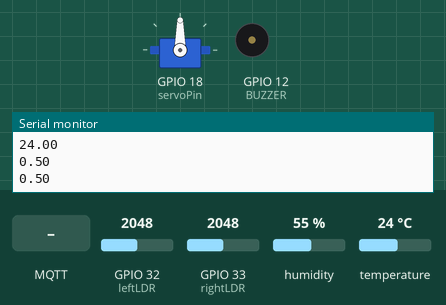
A sketch run on a simulated ESP32. On the bench: servo, buzzer (waves = sounding), the last lines printed to the serial monitor. Inputs (shaded band) come from the test bench; at power-on: GPIO 32 (leftLDR) = 2048, GPIO 33 (rightLDR) = 2048, humidity 55 %, temperature 24 °C. WiFi joins after 1.5 s; servers stay silent unless stated; no MQTT or app messages arrive unless stated.

Above: at 2.7 s.
2.8 s: MQTT message "1" arrives on the first subscribed topic
At 4.7 s:
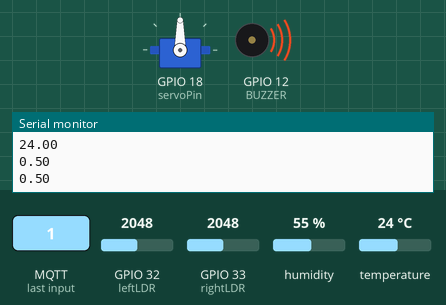
5.0 s: MQTT message "ENTC-KIMALI-SCH-ON" arrives on the first subscribed topic
At 6.0 s:
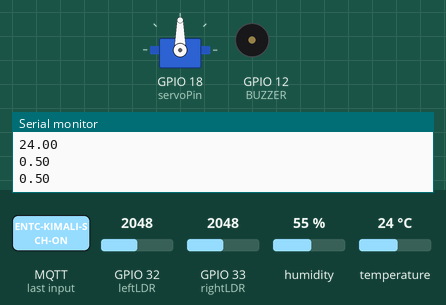
Timing chart, 0 to 8.0 s (numbered marks = the images above; inputs shaded):
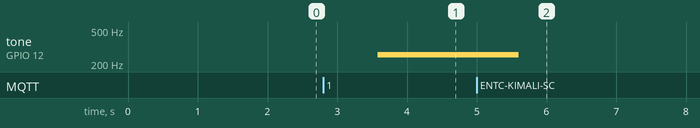

Measured:
- after the input at 2.8 s, tone on GPIO 12 (BUZZER): silent → 256 Hz after 0.78 s
- after the input at 5.0 s, tone on GPIO 12 (BUZZER): 256 Hz → silent after 0.61 s

The sketch:

esp32-arduino.ino
```cpp
#include <WiFi.h>
#include <PubSubClient.h>
#include "DHTesp.h"
#include <NTPClient.h>
#include <WiFiUdp.h>
#include <ESP32Servo.h>

// defining pin numbers
#define DHT_PIN 15
#define BUZZER 12
#define leftLDR 32
#define rightLDR 33

// Global variables
WiFiClient espClient;
PubSubClient mqttClient(espClient);
WiFiUDP ntpUDP;
NTPClient timeClient(ntpUDP);
float theta_offset = 30; // Initial value for shade angle offset
float gammaValue = 0.75; // Initial value for shade control gamma
float intensity = 0.0;    // Initial value for light intensity
float D;                   // Variable for shade distance adjustment
char tempAr[6];            // Array to store temperature
char lightAr[6];           // Array to store light intensity
DHTesp dhtSensor;          // DHT temperature and humidity sensor instance
Servo servo;               // Servo instance for motor control
const int servoPin = 18;   // Pin for servo motor

bool isScheduledON = false;     // Flag to track scheduled activation
unsigned long scheduledOnTime;  // Variable to store scheduled activation time

void setup() {
  Serial.begin(115200);

  // Setup WiFi and MQTT
  setupWifi();
  setupMqtt();

  // Setup DHT sensor
  dhtSensor.setup(DHT_PIN, DHTesp::DHT22);

  // Setup NTP client
  timeClient.begin();
  timeClient.setTimeOffset(5.5 * 3600); // Set time offset

  // Setup servo motor
  servo.attach(servoPin, 500, 2400); // Attach servo motor

  // Setup pins for buzzer and LDR
  pinMode(BUZZER, OUTPUT);
  digitalWrite(BUZZER, LOW);
  pinMode(leftLDR, INPUT);
  pinMode(rightLDR, INPUT);
}

void loop() {
  // Check MQTT connection
  if (!mqttClient.connected()) {
    connectToBroker();
  }
  mqttClient.loop();

  // Update temperature reading and publish
  updateTemperature();
  Serial.println(tempAr);
  mqttClient.publish("ENTC-KIMALI-TEMP", tempAr);

  // Read LDR values
  int Left = analogRead(leftLDR);
  int Right = analogRead(rightLDR);

  // Scale LDR values
  float leftValue = 1.0 - (map(Left,32,4063,0,1023) /1023.0);
  float rightValue = 1.0 - (map(Right,32,4063,0,1023)/1023.0);

  Serial.println(leftValue);
  Serial.println(rightValue);

  // Determine which LDR has a higher value
  bool isLeftHigher = leftValue > rightValue;

  // Publish the highest value along with the corresponding sensor
  if (isLeftHigher) {
    String(leftValue,2).toCharArray(lightAr,6);
    mqttClient.publish("ENTC-KIMALI-LIGHT", lightAr);
    mqttClient.publish("ENTC-KIMALI-LIGHT-SIDE", "Left side");
    D = 1.5; // if the left is high d is set to 1.5
  } else {
    String(rightValue,2).toCharArray(lightAr,6);
    mqttClient.publish("ENTC-KIMALI-LIGHT", lightAr);
    mqttClient.publish("ENTC-KIMALI-LIGHT-SIDE", "Right side");
    D = 0.5; // if the right is high d is set to 0.5
  }

  // Check scheduled activation
  checkSchedule();
  delay(1000);
}

// Function to get current time from NTP server
unsigned long getTime() {
  timeClient.update();
  return timeClient.getEpochTime();
}

// Function to update temperature reading
void updateTemperature() {
  TempAndHumidity data = dhtSensor.getTempAndHumidity();
  String(data.temperature, 2).toCharArray(tempAr, 6);
}

// Function to setup WiFi connection
void setupWifi() {
  Serial.println();
  Serial.print("Connecting to ");
  Serial.println("Wokwi-GUEST");
  WiFi.begin("Wokwi-GUEST","");

  while (WiFi.status() != WL_CONNECTED) {
    delay(500);
    Serial.print(".");
  }

  Serial.println("WiFi connected");
  Serial.println("IP address: ");
  Serial.println(WiFi.localIP());
}

// Function to setup MQTT connection
void setupMqtt() {
  mqttClient.setServer("test.mosquitto.org", 1883);
  mqttClient.setCallback(recieveCallback);
}

// Callback function for MQTT messages
void recieveCallback(char* topic, byte* payload, unsigned int length) {
  float angle;

  Serial.print("Message arrived [");
  Serial.print(topic);
  Serial.print("]");

  char payloadCharAr[length];
  for (int i = 0; i < length; i++) {
    Serial.print((char)payload[i]);
    payloadCharAr[i] = (char)payload[i];
  }

  Serial.println();

  // Handle different MQTT topics
  if (strcmp(topic, "ENTC-KIMALI-MAIN-ON-OFF") == 0) {  //if the topic is main on off
    buzzerOn(payloadCharAr[0] == '1');  // boolean to activate buzzer
  } else if (strcmp(topic, "ENTC-KIMALI-SCH-ON") == 0) { //if the topic is sch on off
    if (payloadCharAr[0] == 'N') {
      isScheduledON = false;
    } else {
      isScheduledON = true;
      scheduledOnTime = atol(payloadCharAr);
    }
  } else if (strcmp(topic, "ENTC-KIMALI-LIGHT-INTENSITY") == 0) { //if the topic is light intensity
    intensity = atof(payloadCharAr);
    // Check if all parameters are available before calculating motor angle
    if (theta_offset != 0 && gammaValue != 0) {
      angle = calculateMotorAngle();
      rotateMotor(angle);
    }
  } else if (strcmp(topic, "ENTC-KIMALI-SHADE-ANGLE") == 0) {  //if the topic is shade angle
    theta_offset = atof(payloadCharAr);
    // Check if all parameters are available before calculating motor angle
    if (gammaValue != 0 && intensity != 0) {
      angle = calculateMotorAngle();
      rotateMotor(angle);
    }
  } else if (strcmp(topic, "ENTC-KIMALI-SHADE-CONTROL") == 0) {   //if the topic is shade controll
    gammaValue = atof(payloadCharAr);
    // Check if all parameters are available before calculating motor angle
    if (theta_offset != 0 && intensity != 0) {
      angle = calculateMotorAngle();
      rotateMotor(angle);
    }
  }
}

// Function to connect to MQTT broker
void connectToBroker() {
  while (!mqttClient.connected()) {
    Serial.print("Attempting MQTT connection...");
    if (mqttClient.connect("21553263")) {
      Serial.println("connected");
      // Subscribe to relevant topics
      mqttClient.subscribe("ENTC-KIMALI-MAIN-ON-OFF");
      mqttClient.subscribe("ENTC-KIMALI-SCH-ON");
      mqttClient.subscribe("ENTC-KIMALI-SHADE-ANGLE");
      mqttClient.subscribe("ENTC-KIMALI-SHADE-CONTROL");
      mqttClient.subscribe("ENTC-KIMALI-LIGHT-INTENSITY");
    } else {
      Serial.print("failed");
      Serial.print(mqttClient.state());
      delay(5000);
    }
  }
}

// Function to control the buzzer
void buzzerOn(bool on) {
  if (on) {
    tone(BUZZER, 256);
  } else {
    noTone(BUZZER);
  }
}

// Function to check scheduled activation
void checkSchedule() {
  if (isScheduledON) {
    unsigned long currentTime = getTime();
    if (currentTime > scheduledOnTime) {
      buzzerOn(true);
      isScheduledON = false;
      mqttClient.publish("ENTC-KIMALI-MAIN-ON-OFF-ESP", "1");
      mqttClient.publish("ENTC-KIMALI-SCH-ESP-ON", "0");
      Serial.println("Scheduled ON");
    }
  }
}

// Function to calculate motor angle based on shade parameters
float calculateMotorAngle() {
  float theta = min((theta_offset * D) + (180 - theta_offset) * intensity * gammaValue, 180.0f);
  Serial.print("Motor angle: ");
  Serial.println(theta);
  return theta;
}

// Function to rotate the servo motor to a specific angle
void rotateMotor(float theta) {
  static int currentAngle = 0; // Variable to store the current angle
  int targetAngle = map(theta, 0, 180, 0, 180); // Map theta to servo angle range

  // Define the increment step for each iteration
  int step = (targetAngle > currentAngle) ? 1 : -1; // Direction of rotation

  // Change the angle until it reaches the target angle
  for (int pos = currentAngle; pos != targetAngle; pos += step) {
    servo.write(pos);
    delay(5); // Delay for smoother rotation
  }

  // Update the current angle after reaching the target angle
  currentAngle = targetAngle;
}
```
